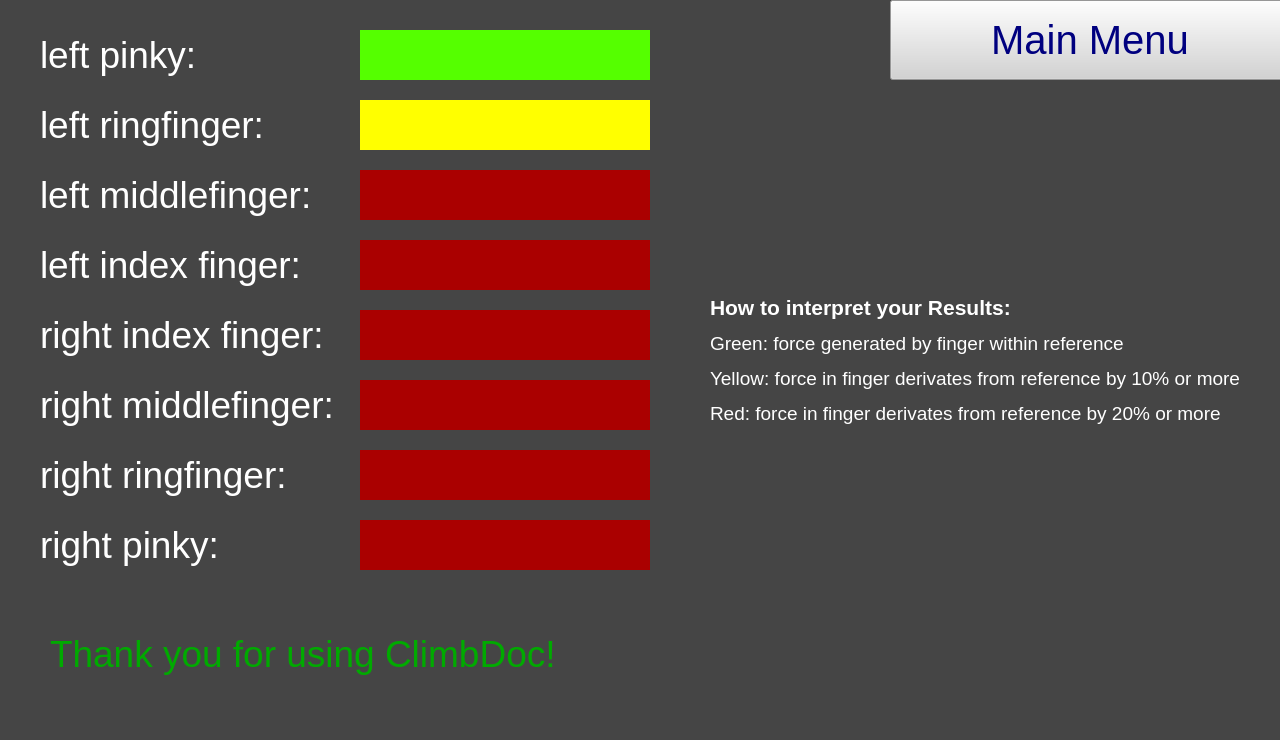
<?xml version="1.0" encoding="UTF-8"?>
<ui version="4.0">
 <class>Form</class>
 <widget class="QWidget" name="Form">
  <property name="geometry">
   <rect>
    <x>0</x>
    <y>0</y>
    <width>1280</width>
    <height>740</height>
   </rect>
  </property>
  <property name="windowTitle">
   <string>Form</string>
  </property>
  <property name="styleSheet">
   <string notr="true">background-color: rgb(69, 69, 69);</string>
  </property>
  <widget class="QLabel" name="label_ni">
   <property name="geometry">
    <rect>
     <x>50</x>
     <y>600</y>
     <width>581</width>
     <height>110</height>
    </rect>
   </property>
   <property name="font">
    <font>
     <pointsize>32</pointsize>
    </font>
   </property>
   <property name="styleSheet">
    <string notr="true">color: rgb(0, 170, 0);</string>
   </property>
   <property name="text">
    <string>&lt;html&gt;&lt;head/&gt;&lt;body&gt;&lt;p&gt;&lt;span style=&quot; font-size:28pt;&quot;&gt;Thank you for using ClimbDoc!&lt;/span&gt;&lt;/p&gt;&lt;/body&gt;&lt;/html&gt;</string>
   </property>
  </widget>
  <widget class="QPushButton" name="pushButton">
   <property name="geometry">
    <rect>
     <x>890</x>
     <y>0</y>
     <width>400</width>
     <height>80</height>
    </rect>
   </property>
   <property name="font">
    <font>
     <pointsize>30</pointsize>
    </font>
   </property>
   <property name="styleSheet">
    <string notr="true">background-color: rgb(211, 211, 211);
color: rgb(0, 0, 127);
</string>
   </property>
   <property name="text">
    <string>Main Menu</string>
   </property>
  </widget>
  <widget class="QLabel" name="label">
   <property name="geometry">
    <rect>
     <x>710</x>
     <y>150</y>
     <width>541</width>
     <height>421</height>
    </rect>
   </property>
   <property name="styleSheet">
    <string notr="true">color: rgb(255, 255, 255);</string>
   </property>
   <property name="text">
    <string>&lt;html&gt;&lt;head/&gt;&lt;body&gt;&lt;p&gt;&lt;span style=&quot; font-size:16pt; font-weight:700;&quot;&gt;How to interpret your Results:&lt;/span&gt;&lt;/p&gt;&lt;p&gt;&lt;span style=&quot; font-size:14pt;&quot;&gt;Green: force generated by finger within reference&lt;/span&gt;&lt;/p&gt;&lt;p&gt;&lt;span style=&quot; font-size:14pt;&quot;&gt;Yellow: force in finger derivates from reference by 10% or more&lt;/span&gt;&lt;/p&gt;&lt;p&gt;&lt;span style=&quot; font-size:14pt;&quot;&gt;Red: force in finger derivates from reference by 20% or more&lt;/span&gt;&lt;/p&gt;&lt;/body&gt;&lt;/html&gt;</string>
   </property>
  </widget>
  <widget class="QLabel" name="label_1">
   <property name="geometry">
    <rect>
     <x>360</x>
     <y>30</y>
     <width>290</width>
     <height>50</height>
    </rect>
   </property>
   <property name="styleSheet">
    <string notr="true">background-color: rgb(85, 255, 0);</string>
   </property>
   <property name="text">
    <string/>
   </property>
  </widget>
  <widget class="QLabel" name="label_2">
   <property name="geometry">
    <rect>
     <x>360</x>
     <y>100</y>
     <width>290</width>
     <height>50</height>
    </rect>
   </property>
   <property name="styleSheet">
    <string notr="true">background-color: rgb(255, 255, 0);</string>
   </property>
   <property name="text">
    <string/>
   </property>
  </widget>
  <widget class="QLabel" name="label_3">
   <property name="geometry">
    <rect>
     <x>360</x>
     <y>170</y>
     <width>290</width>
     <height>50</height>
    </rect>
   </property>
   <property name="styleSheet">
    <string notr="true">background-color: rgb(170, 0, 0);</string>
   </property>
   <property name="text">
    <string/>
   </property>
  </widget>
  <widget class="QLabel" name="label_5">
   <property name="geometry">
    <rect>
     <x>360</x>
     <y>310</y>
     <width>290</width>
     <height>50</height>
    </rect>
   </property>
   <property name="styleSheet">
    <string notr="true">background-color: rgb(170, 0, 0);</string>
   </property>
   <property name="text">
    <string/>
   </property>
  </widget>
  <widget class="QLabel" name="label_4">
   <property name="geometry">
    <rect>
     <x>360</x>
     <y>240</y>
     <width>290</width>
     <height>50</height>
    </rect>
   </property>
   <property name="styleSheet">
    <string notr="true">background-color: rgb(170, 0, 0);</string>
   </property>
   <property name="text">
    <string/>
   </property>
  </widget>
  <widget class="QLabel" name="label_6">
   <property name="geometry">
    <rect>
     <x>360</x>
     <y>380</y>
     <width>290</width>
     <height>50</height>
    </rect>
   </property>
   <property name="styleSheet">
    <string notr="true">background-color: rgb(170, 0, 0);</string>
   </property>
   <property name="text">
    <string/>
   </property>
  </widget>
  <widget class="QLabel" name="label_7">
   <property name="geometry">
    <rect>
     <x>360</x>
     <y>450</y>
     <width>290</width>
     <height>50</height>
    </rect>
   </property>
   <property name="styleSheet">
    <string notr="true">background-color: rgb(170, 0, 0);</string>
   </property>
   <property name="text">
    <string/>
   </property>
  </widget>
  <widget class="QLabel" name="label_rk">
   <property name="geometry">
    <rect>
     <x>40</x>
     <y>520</y>
     <width>184</width>
     <height>50</height>
    </rect>
   </property>
   <property name="font">
    <font>
     <pointsize>28</pointsize>
    </font>
   </property>
   <property name="styleSheet">
    <string notr="true">color: rgb(255, 255, 255);</string>
   </property>
   <property name="text">
    <string>right pinky:</string>
   </property>
  </widget>
  <widget class="QLabel" name="label_rr">
   <property name="geometry">
    <rect>
     <x>40</x>
     <y>450</y>
     <width>257</width>
     <height>50</height>
    </rect>
   </property>
   <property name="font">
    <font>
     <pointsize>28</pointsize>
    </font>
   </property>
   <property name="styleSheet">
    <string notr="true">color: rgb(255, 255, 255);</string>
   </property>
   <property name="text">
    <string>right ringfinger:</string>
   </property>
  </widget>
  <widget class="QLabel" name="label_lk">
   <property name="geometry">
    <rect>
     <x>40</x>
     <y>30</y>
     <width>160</width>
     <height>50</height>
    </rect>
   </property>
   <property name="font">
    <font>
     <pointsize>28</pointsize>
    </font>
   </property>
   <property name="styleSheet">
    <string notr="true">color: rgb(255, 255, 255);</string>
   </property>
   <property name="text">
    <string>left pinky:</string>
   </property>
  </widget>
  <widget class="QLabel" name="label_lr">
   <property name="geometry">
    <rect>
     <x>40</x>
     <y>100</y>
     <width>230</width>
     <height>50</height>
    </rect>
   </property>
   <property name="font">
    <font>
     <pointsize>28</pointsize>
    </font>
   </property>
   <property name="styleSheet">
    <string notr="true">color: rgb(255, 255, 255);</string>
   </property>
   <property name="text">
    <string>left ringfinger:</string>
   </property>
  </widget>
  <widget class="QLabel" name="label_lm">
   <property name="geometry">
    <rect>
     <x>40</x>
     <y>170</y>
     <width>280</width>
     <height>50</height>
    </rect>
   </property>
   <property name="font">
    <font>
     <pointsize>28</pointsize>
    </font>
   </property>
   <property name="styleSheet">
    <string notr="true">color: rgb(255, 255, 255);</string>
   </property>
   <property name="text">
    <string>left middlefinger:</string>
   </property>
  </widget>
  <widget class="QLabel" name="label_lz">
   <property name="geometry">
    <rect>
     <x>40</x>
     <y>240</y>
     <width>265</width>
     <height>50</height>
    </rect>
   </property>
   <property name="font">
    <font>
     <pointsize>28</pointsize>
    </font>
   </property>
   <property name="styleSheet">
    <string notr="true">color: rgb(255, 255, 255);</string>
   </property>
   <property name="text">
    <string>left index finger:</string>
   </property>
  </widget>
  <widget class="QLabel" name="label_rz">
   <property name="geometry">
    <rect>
     <x>40</x>
     <y>310</y>
     <width>290</width>
     <height>50</height>
    </rect>
   </property>
   <property name="font">
    <font>
     <pointsize>28</pointsize>
    </font>
   </property>
   <property name="styleSheet">
    <string notr="true">color: rgb(255, 255, 255);</string>
   </property>
   <property name="text">
    <string>right index finger:</string>
   </property>
  </widget>
  <widget class="QLabel" name="label_rm">
   <property name="geometry">
    <rect>
     <x>40</x>
     <y>380</y>
     <width>305</width>
     <height>50</height>
    </rect>
   </property>
   <property name="font">
    <font>
     <pointsize>28</pointsize>
    </font>
   </property>
   <property name="styleSheet">
    <string notr="true">color: rgb(255, 255, 255);</string>
   </property>
   <property name="text">
    <string>right middlefinger:</string>
   </property>
  </widget>
  <widget class="QLabel" name="label_8">
   <property name="geometry">
    <rect>
     <x>360</x>
     <y>520</y>
     <width>290</width>
     <height>50</height>
    </rect>
   </property>
   <property name="styleSheet">
    <string notr="true">background-color: rgb(170, 0, 0);</string>
   </property>
   <property name="text">
    <string/>
   </property>
  </widget>
 </widget>
 <resources/>
 <connections/>
</ui>
